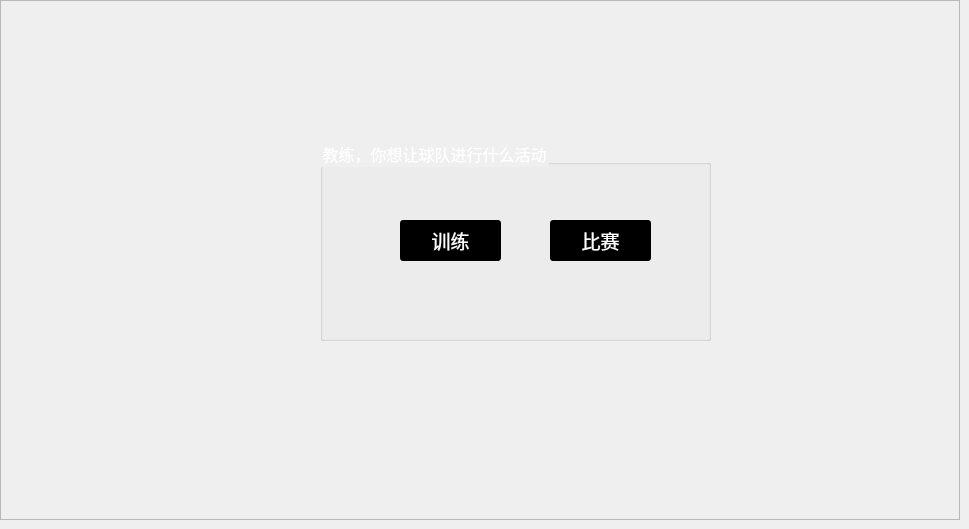
    <widget class="QWidget" name="page_9">
     <widget class="QGroupBox" name="groupBox_7">
      <property name="geometry">
       <rect>
        <x>320</x>
        <y>140</y>
        <width>391</width>
        <height>201</height>
       </rect>
      </property>
      <property name="font">
       <font>
        <pointsize>12</pointsize>
       </font>
      </property>
      <property name="styleSheet">
       <string notr="true">color: rgb(255, 255, 255);</string>
      </property>
      <property name="title">
       <string>教练，你想让球队进行什么活动</string>
      </property>
      <widget class="QToolButton" name="CompeteToolBtn">
       <property name="geometry">
        <rect>
         <x>230</x>
         <y>80</y>
         <width>101</width>
         <height>41</height>
        </rect>
       </property>
       <property name="font">
        <font>
         <pointsize>14</pointsize>
        </font>
       </property>
       <property name="styleSheet">
        <string notr="true">QToolButton { background-color: rgb(0, 0, 0); border-radius: 3px; color: rgb(255, 255, 255); } QToolButton:hover { background-color: rgb(0, 216, 255); }</string>
       </property>
       <property name="text">
        <string>比赛</string>
       </property>
       <property name="autoRaise">
        <bool>true</bool>
       </property>
      </widget>
      <widget class="QToolButton" name="TrainToolBtn">
       <property name="geometry">
        <rect>
         <x>80</x>
         <y>80</y>
         <width>101</width>
         <height>41</height>
        </rect>
       </property>
       <property name="font">
        <font>
         <pointsize>14</pointsize>
        </font>
       </property>
       <property name="styleSheet">
        <string notr="true">QToolButton { background-color: rgb(0, 0, 0); border-radius: 3px; color: rgb(255, 255, 255); } QToolButton:hover { background-color: rgb(0, 216, 255); }</string>
       </property>
       <property name="text">
        <string>训练</string>
       </property>
       <property name="autoRaise">
        <bool>true</bool>
       </property>
      </widget>
     </widget>
     <widget class="QFrame" name="frame_8">
      <property name="geometry">
       <rect>
        <x>0</x>
        <y>0</y>
        <width>960</width>
        <height>520</height>
       </rect>
      </property>
      <property name="styleSheet">
       <string notr="true">#frame_8{background-image: url(:/Image/Desktop.jpg);}</string>
      </property>
      <property name="frameShape">
       <enum>QFrame::StyledPanel</enum>
      </property>
      <property name="frameShadow">
       <enum>QFrame::Raised</enum>
      </property>
     </widget>
     <zorder>frame_8</zorder>
     <zorder>groupBox_7</zorder>
    </widget>
